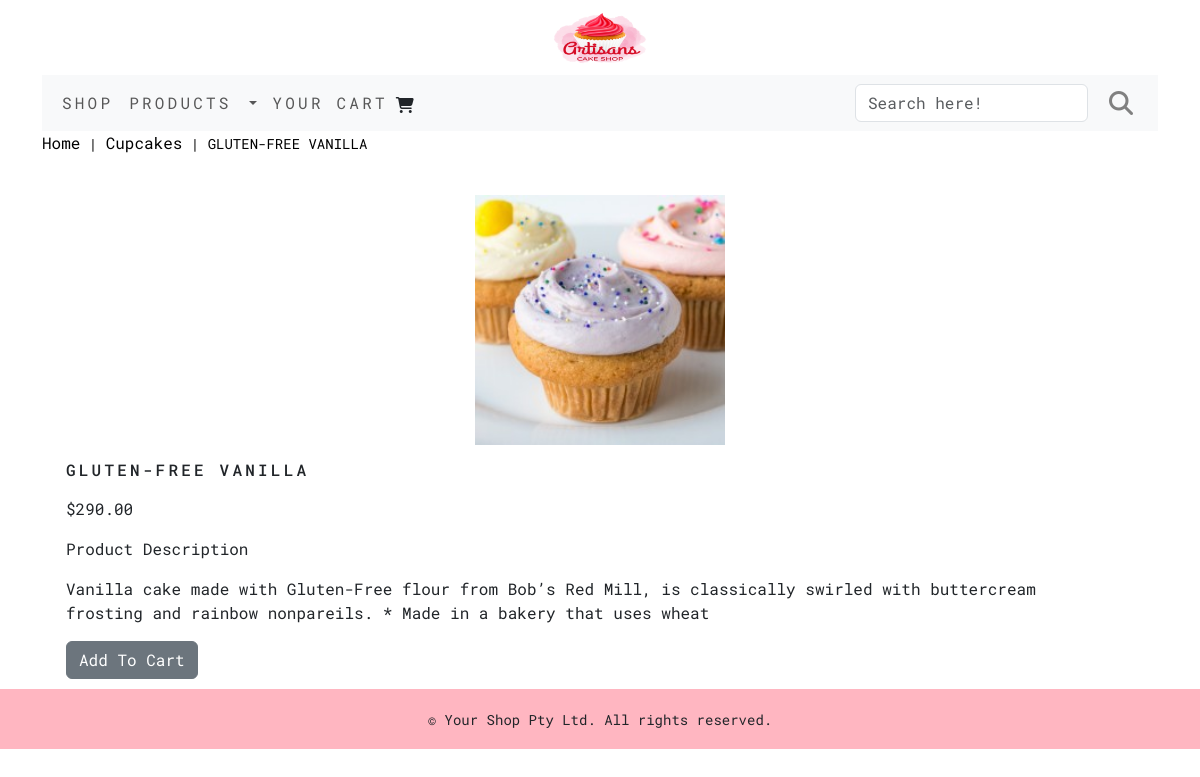
The page /shop/cupcakes/gluten-free-vanilla on the database its author committed.
### shopApp/models.py (models this page shows, shortened)
class Product(models.Model):
    prod_name = models.CharField(max_length=250, unique=True)
    slug = models.SlugField(max_length=250, unique=True)
    prod_desc = models.TextField(blank=True)
    prod_price = models.DecimalField(max_digits=10, decimal_places=2)
    category = models.ForeignKey(Category, on_delete=models.CASCADE)
    prod_image = models.ImageField(upload_to='product', blank=True)
    stock = models.IntegerField()
    availability = models.BooleanField(default=True)
    created = models.DateTimeField(auto_now_add=True)
    updated = models.DateTimeField(auto_now=True)
    class Meta:
        ordering = ('prod_name',)
        verbose_name = 'product'
        verbose_name_plural = 'products'

class Category(models.Model):
    category_name = models.CharField(max_length=250, unique=True)
    slug=models.SlugField(max_length=250, unique=True)
    category_desc = models.TextField(blank=True)
    cat_image = models.ImageField(upload_to='category', blank=True)
    class Meta:
        ordering=('category_name',)
        verbose_name = 'category'
        verbose_name_plural = 'categories'
    def get_url(self):
        return reverse('shopApp:product_by_category', args=[self.slug])
    def __str__(self):
        return '{}'.format(self.category_name)

### shopApp/views.py (the view)
# urls.py: path('<slug:c_slug>/<slug:p_slug>', views.prod_detail, name='productDetail'),
def prod_detail(request, p_slug, c_slug):
    try:
        product = Product.objects.get(category__slug=c_slug, slug=p_slug)
    except Exception as e:
        raise e
    return render(request, 'product.html', {'product':product})

### Cart/context_processors.py (called while the page is built)
def counter(request):
    counter = 0
    if 'admin' in request.path:
        return{}
    else:
        try:
            cart = Cart.objects.filter(cart_id=_cart_id(request))
            cart_items = CartItem.objects.all().filter(cart=cart[:1])
            for cart_item in cart_items:
                counter += cart_item.quantity
        except Cart.DoesNotExist:
            counter = 0
    return  dict(counter=counter)

### Cart/views.py (called while the page is built)
def _cart_id(request):
    cart = request.session.session_key
    if not cart:
        cart = request.session.create()
    print(Cart.cart_id , "-->this is key")
    return cart

### shopApp/context_processors.py (called while the page is built)
def menu_links(request):
    links = Category.objects.all()
    return dict(links=links)

### templates/product.html (shortened to what this page needs)
{% extends 'base.html' %}
{% load static %}
{% block content %}
<div class="row my_prod_row">
    <div class="mx-auto">
        <p ><a href="{% url 'shopApp:allProductCat' %}">Home</a> |
        <a href="{{product.category.get_url}}" >{{product.category}}</a> | {{product.prod_name}}</p>
    </div>
</div>
<br>
<div class="container">
    <div class="row">
        <div class="col-md-12 col-sm-12 col-md-12 col-lg-12 text-center">
            <div style="min-width:18rem;">
                <img class="my-prod-image" src="{{product.prod_image.url}}" alt="{{product.prod_name}}">
            </div>
        </div>
    </div>
    <div>
        <div class="container" style="margin-bottom:10px;">
            <div class="col-md-12 col-sm-12 col-md-12 col-lg-12">
                <h1 class="my_product_title">{{product.prod_name}}</h1>
                <p>${{product.prod_price}}</p>
                <p class="my_prod_title">Product Description</p>
                <p class="text-justify my_prod_text">{{product.prod_desc}}</p>
                {% if product.stock <= 0 %}
                    <p class="text-justify my_prod_text"><b>Out of Stock</b></p>
                {% else %}
                    <a class="btn btn-secondary" href="{% url 'cart:add_cart' product.id %}">Add To Cart</a>
                {% endif %}
            </div>
        </div>
    </div>
</div>
{% endblock %}

### static/css/custom.css (style rules this page uses)
body { font-family: 'Roboto Mono', monospace; }
a { color:inherit; font-size:16px; text-decoration: none; }
.my-prod-image { width:250px; height:250px; }
.my_prod_row .mx-auto { color:#000; font-size: 14px; text-decoration:none; }
.my_product_title { font-size:16px; text-transform:uppercase; letter-spacing:.2em; padding-top:15px; padding-bottom:10px; }
.my_prod_text { padding-right:20px; }

### rows shown on the page
Product: category "Cupcakes", prod_name "GLUTEN-FREE VANILLA", prod_image (picture), prod_price "290.00", prod_desc "Vanilla cake made with Gluten-Free flour from Bob’s Red Mill, is classically swirled with buttercream frosting and rainbow nonpareils. * Made in a bakery that uses wheat"
